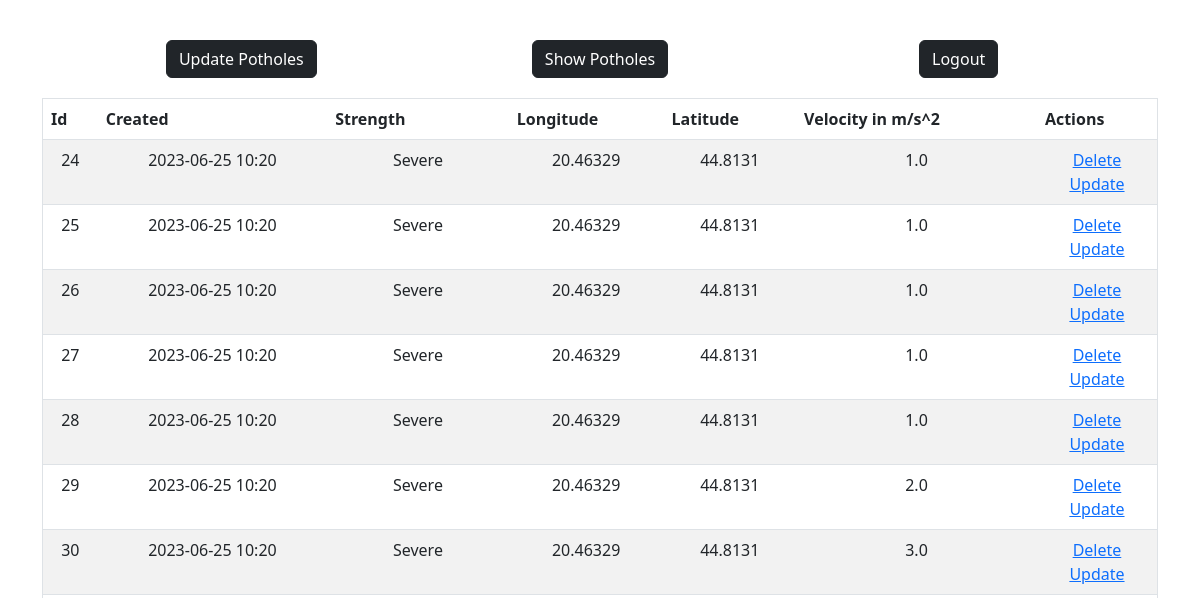
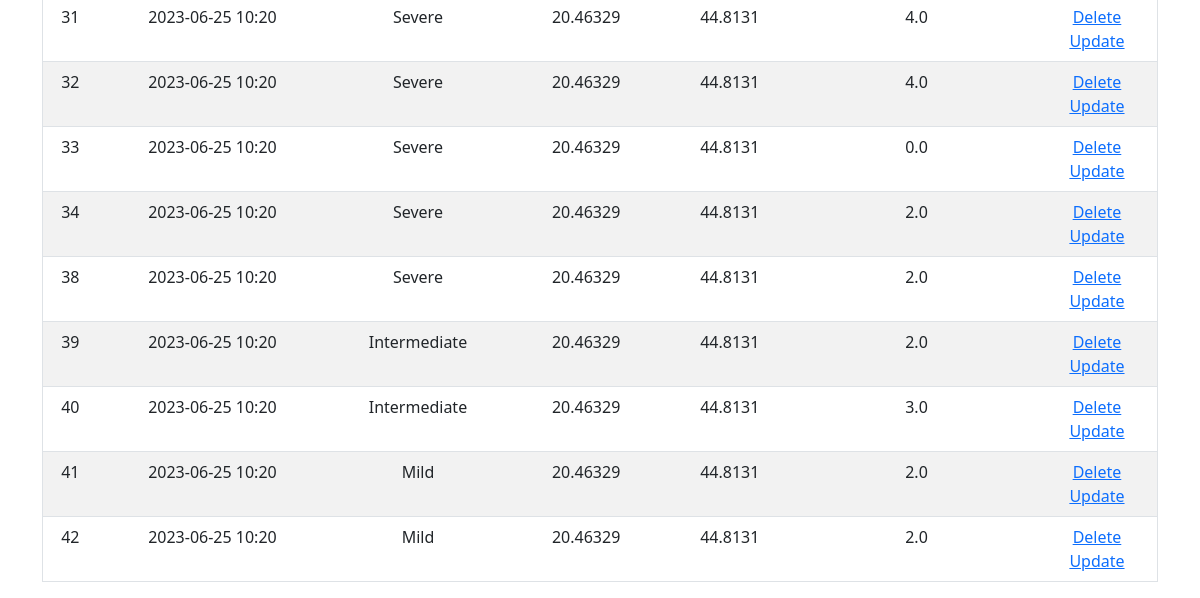
Before: /show-potholes with the older database file (2 pictures, top to bottom).
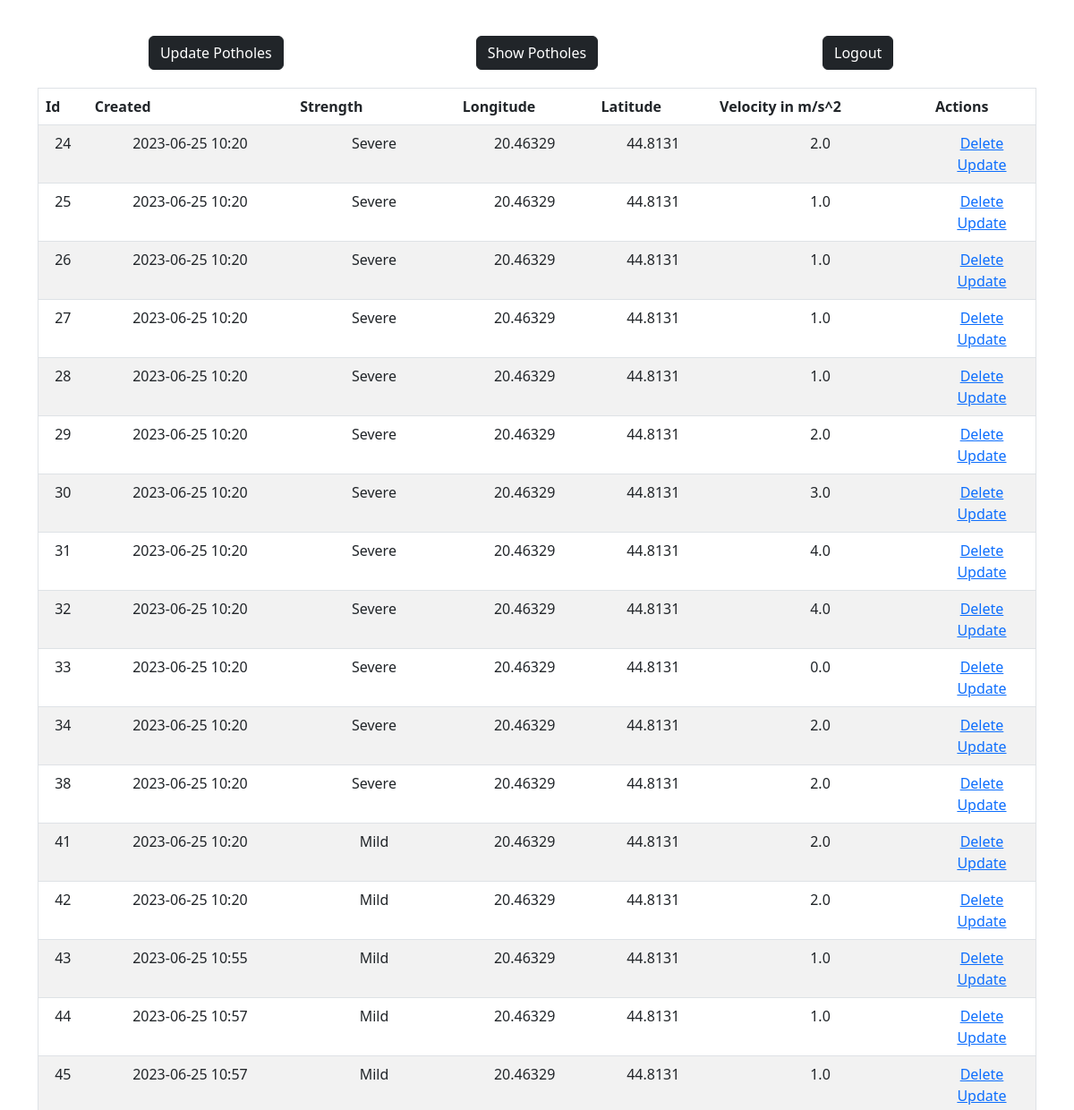
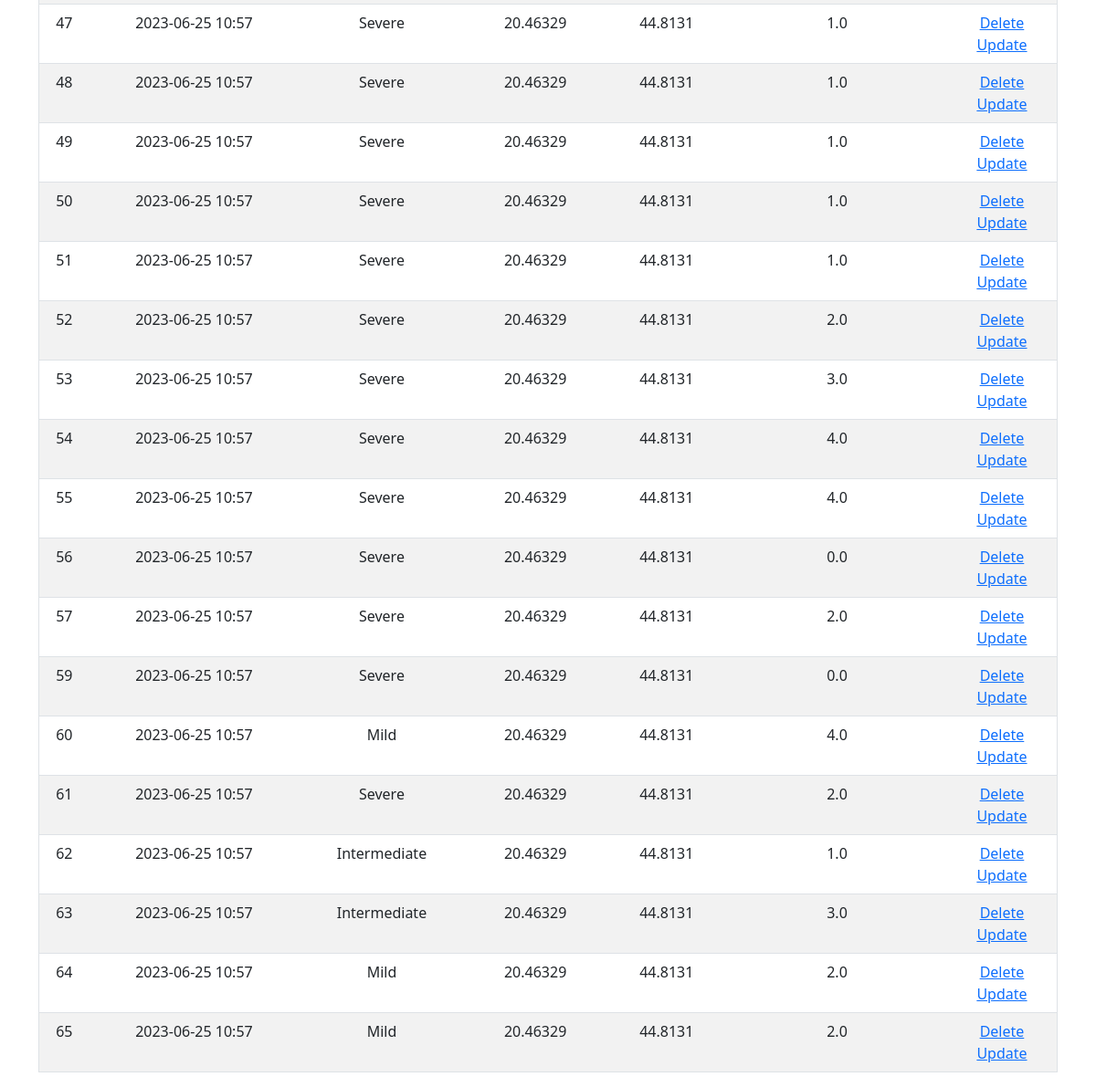
After: the same page with the newer database file (2 pictures, top to bottom).
### app.py (models this page shows, shortened)
class Pothole(db.Model):
    id = db.Column(db.Integer, primary_key=True)
    longitude = db.Column(db.Float, nullable=False)
    latitude = db.Column(db.Float, nullable=False)
    accel = db.Column(db.Float, nullable=False)
    strength = db.Column(db.String, nullable=False)
    datetime = db.Column(db.DateTime, default=datetime.utcnow)

### app.py (the view)
@app.route('/show-potholes', methods=['GET'])
def show_potholes():
    potholes = Pothole.query.all()
    return render_template('adminpage.html', potholes=potholes)

### templates/adminpage.html (shortened to what this page needs)
{% extends 'base.html' %}
{% block body %}
<div class="container">
    <div class="column1">
        <div class="buttons_display">
        <form action="/adminpage" method="POST">
            <button type="submit" class="btn btn-dark" style="display: inline-block;">Update Potholes</button>
        </form>
        <form action="/show-potholes" method="GET">
            <button type="submit" class="btn btn-dark" style="display: inline-block;">Show Potholes</button>
        </form>
        <form action="/logout">
            <button type="submit" class="btn btn-dark" style="display: inline-block;">Logout</button>
        </form>
    </div>
    </div>
    <div class="column2">
        <table class="table table-striped">
            <thead>
                <tr>
                    <th scope="col">Id</th>
                    <th scope="col">Created</th>
                    <th scope="col">Strength</th>
                    <th scope="col">Longitude</th>
                    <th scope="col">Latitude</th>
                    <th scope="col">Velocity in m/s^2</th>
                    <th scope="col">Actions</th>
                </tr>
            </thead>
            <tbody>
                {% for pothole in potholes %}
                <tr>
                    <td>{{ pothole.id }}</td>
                    <td>{{ pothole.datetime.strftime("%Y-%m-%d %H:%M") }}</td>
                    <td>{{ pothole.strength }}</td>
                    <td>{{ pothole.longitude }}</td>
                    <td>{{ pothole.latitude }}</td>
                    <td>{{ pothole.accel }}</td>
                    <td>
                        <a href="/delete/{{pothole.id}}">Delete</a>
                        <br>
                        <a href="/update/{{pothole.id}}">Update</a>
                    </td>
                </tr>
                {% endfor %}
            </tbody>
        </table>
    </div>
</div>
{% endblock %}

### templates/base.html (shortened to what this page needs)
<!DOCTYPE html>
<html lang="en">
<head>
    <link rel="stylesheet" href="{{ url_for('static', filename='css/main.css') }}">
    <link href="https://cdn.jsdelivr.net/npm/bootstrap@5.3.0/dist/css/bootstrap.min.css" rel="stylesheet">
</head>
<body>
    {% block body %}{% endblock %}
</body>
</html>

### static/css/main.css (style rules this page uses)
body, html { margin: 0; font-family: sans-serif; }
table, td, th { border: 1px solid white; }
table { border-collapse: collapse; width: 100%; }
th { height: 30px; }
td { text-align: center; padding: 5px; }
form { display: inline-grid; justify-content: center; margin-top: 20px; margin-left: auto; margin-right: auto; width: 100%; }
.column1 { flex: 1; }
.column2 { flex: 2; }
.buttons_display { display: flex; padding: 20px; }

Changed rows visible on the page:
removed Pothole: id "39", datetime "2023-06-25 10:20", strength "Intermediate", longitude "20.46329", latitude "44.8131", accel "2.0"
removed Pothole: id "40", datetime "2023-06-25 10:20", strength "Intermediate", longitude "20.46329", latitude "44.8131", accel "3.0"
changed Pothole id 24: accel "1.0" → "2.0"
added Pothole: id "43", datetime "2023-06-25 10:55", strength "Mild", longitude "20.46329", latitude "44.8131", accel "1.0"
added Pothole: id "44", datetime "2023-06-25 10:57", strength "Mild", longitude "20.46329", latitude "44.8131", accel "1.0"
added Pothole: id "45", datetime "2023-06-25 10:57", strength "Mild", longitude "20.46329", latitude "44.8131", accel "1.0"
added Pothole: id "47", datetime "2023-06-25 10:57", strength "Severe", longitude "20.46329", latitude "44.8131", accel "1.0"
added Pothole: id "48", datetime "2023-06-25 10:57", strength "Severe", longitude "20.46329", latitude "44.8131", accel "1.0"
added Pothole: id "49", datetime "2023-06-25 10:57", strength "Severe", longitude "20.46329", latitude "44.8131", accel "1.0"
added Pothole: id "50", datetime "2023-06-25 10:57", strength "Severe", longitude "20.46329", latitude "44.8131", accel "1.0"
added Pothole: id "51", datetime "2023-06-25 10:57", strength "Severe", longitude "20.46329", latitude "44.8131", accel "1.0"
added Pothole: id "52", datetime "2023-06-25 10:57", strength "Severe", longitude "20.46329", latitude "44.8131", accel "2.0"
added Pothole: id "53", datetime "2023-06-25 10:57", strength "Severe", longitude "20.46329", latitude "44.8131", accel "3.0"
added Pothole: id "54", datetime "2023-06-25 10:57", strength "Severe", longitude "20.46329", latitude "44.8131", accel "4.0"
added Pothole: id "55", datetime "2023-06-25 10:57", strength "Severe", longitude "20.46329", latitude "44.8131", accel "4.0"
added Pothole: id "56", datetime "2023-06-25 10:57", strength "Severe", longitude "20.46329", latitude "44.8131", accel "0.0"
added Pothole: id "57", datetime "2023-06-25 10:57", strength "Severe", longitude "20.46329", latitude "44.8131", accel "2.0"
added Pothole: id "59", datetime "2023-06-25 10:57", strength "Severe", longitude "20.46329", latitude "44.8131", accel "0.0"
added Pothole: id "60", datetime "2023-06-25 10:57", strength "Mild", longitude "20.46329", latitude "44.8131", accel "4.0"
added Pothole: id "61", datetime "2023-06-25 10:57", strength "Severe", longitude "20.46329", latitude "44.8131", accel "2.0"
added Pothole: id "62", datetime "2023-06-25 10:57", strength "Intermediate", longitude "20.46329", latitude "44.8131", accel "1.0"
added Pothole: id "63", datetime "2023-06-25 10:57", strength "Intermediate", longitude "20.46329", latitude "44.8131", accel "3.0"
added Pothole: id "64", datetime "2023-06-25 10:57", strength "Mild", longitude "20.46329", latitude "44.8131", accel "2.0"
added Pothole: id "65", datetime "2023-06-25 10:57", strength "Mild", longitude "20.46329", latitude "44.8131", accel "2.0"
